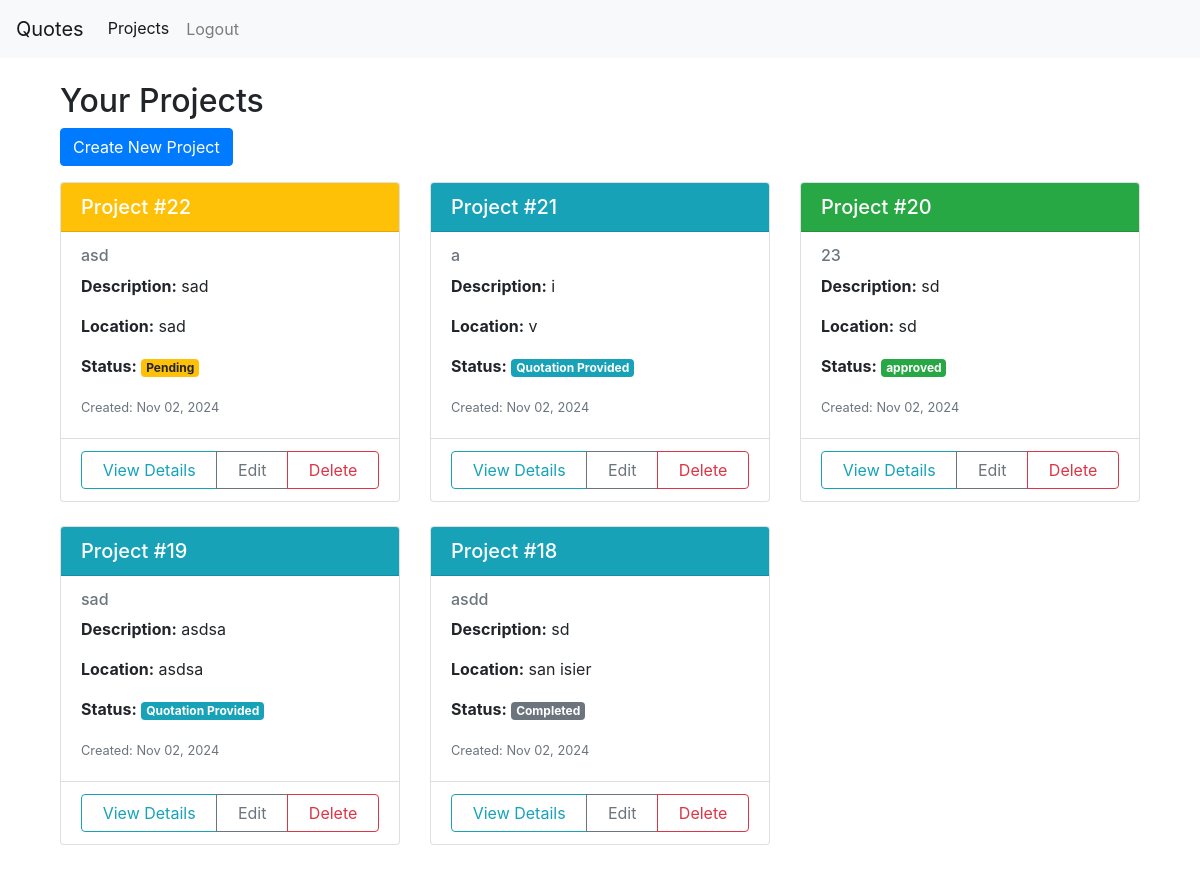
Before: /quotes/projects/ (signed in) with the older database file.
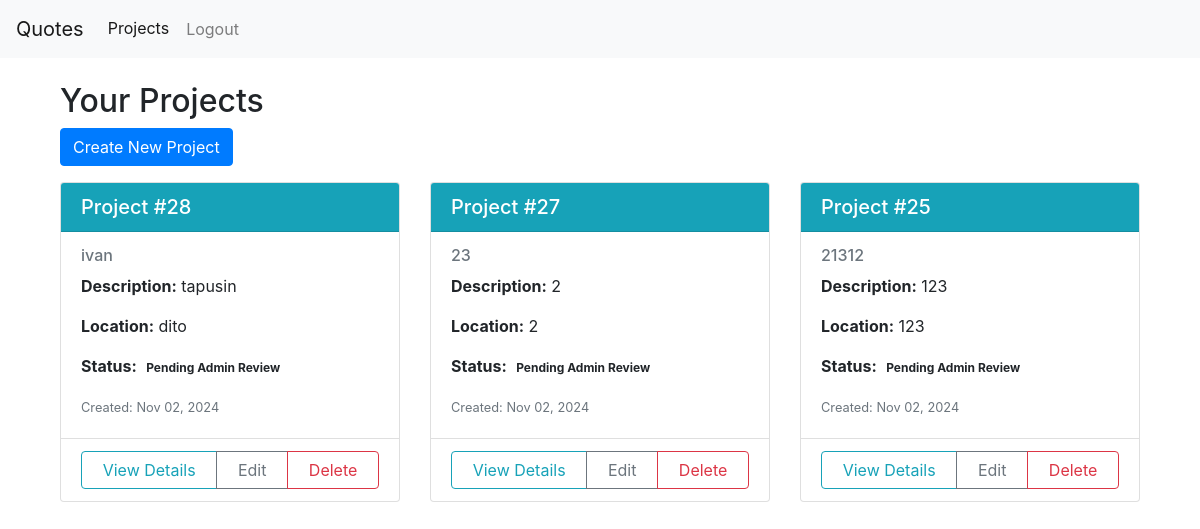
After: the same page with the newer database file.
### quotes/models.py (models this page shows, shortened)
class Project(models.Model):
    STATUS_CHOICES = (
        ('pending', 'Pending'),
        ('pending_review', 'Pending Admin Review'),
        ('quoted', 'Quotation Provided'),
        ('approved_admin', 'Approved by Admin'),
        ('approved_customer', 'Approved by Customer'),
        ('declined_admin', 'Declined by Admin'),
        ('declined_customer', 'Declined by Customer'),
        ('completed', 'Completed'),
        ('pending_admin_review', 'Pending Admin Review'),
    )
    PROJECT_TYPES = (
        ('framing', 'Framing'),
        ('window_and_door_installation', 'Window and Door Installation'),
        ('electrical', 'Electrical'),
        ('plumbing', 'Plumbing'),
    )
    PROJECT_ELEMENTS = (
        ('exterior_wall_framing', 'Exterior Wall Framing'),
        ('roof_framing', 'Roof Framing'),
        ('door_framing', 'Door Framing'),
        ('barn_door', 'Barn Door'),
        ('sliding_door', 'Sliding Door'),
        ('light_switches', 'Light Switches'),
        ('main_panel', 'Main Panel'),
        ('shower_fixture', 'Shower Fixture'),
        ('toilet_installation', 'Toilet Installation')
    )
    user = models.ForeignKey(User, on_delete=models.CASCADE)
    title = models.CharField(max_length=200)
    description = models.TextField(blank=True)
    location = models.CharField(max_length=200, blank=False)
    status = models.CharField(max_length=20, choices=STATUS_CHOICES, default='pending')
    project_type = models.CharField(max_length=100, choices=PROJECT_TYPES)
    area_size = models.DecimalField(max_digits=10, decimal_places=2, help_text="Area size in square meters")
    project_element = models.CharField(max_length=100, choices=PROJECT_ELEMENTS)
    created_at = models.DateTimeField(auto_now_add=True)
    updated_at = models.DateTimeField(auto_now=True)
    materials = models.ManyToManyField(Material, through='ProjectMaterial')
    admin_approved = models.BooleanField(default=False)
    customer_approved = models.BooleanField(default=False)
    total_cost = models.DecimalField(max_digits=10, decimal_places=2, null=True, blank=True)
    admin_notes = models.TextField(blank=True)
    completion_date = models.DateTimeField(null=True, blank=True)
    completion_notes = models.TextField(blank=True)
    class Meta:
        ordering = ['-created_at']

### quotes/views.py (the view)
# urls.py: path('', lambda request: redirect('project_list'), name='home'),  # Add this line
@login_required
def project_list(request):
    projects = Project.objects.filter(user=request.user).order_by('-created_at')  # Add ordering if desired
    context = {
        'projects': projects
    }
    return render(request, 'quotes/project_list.html', context)

### templates/quotes/project_list.html (shortened to what this page needs)
{% extends 'core/base.html' %}
{% block content %}
<div class="container mt-4">
    <h2>Your Projects</h2>
    <a href="{% url 'project_create' %}" class="btn btn-primary mb-3">Create New Project</a>
    <div class="row">
        {% for project in projects %}
        <div class="col-md-4 mb-4">
            <div class="card h-100">
                <div class="card-header {% if project.status == 'pending' %}bg-warning
                                      {% elif project.status == 'approved' %}bg-success
                                      {% elif project.status == 'declined' %}bg-danger
                                      {% else %}bg-info{% endif %} text-white">
                    <h5 class="card-title mb-0">
                        Project #{{ project.id }}
                    </h5>
                </div>
                <div class="card-body">
                    <h6 class="card-subtitle mb-2 text-muted">{{ project.title }}</h6>
                    <p class="card-text"><strong>Description:</strong> {{ project.description|truncatewords:30 }}</p>
                    <p class="card-text"><strong>Location:</strong> {{ project.location }}</p>
                    <p class="card-text">
                        <strong>Status:</strong>
                        <span class="badge {% if project.status == 'pending' %}badge-warning
                             {% elif project.status == 'quoted' %}badge-info
                             {% elif project.status == 'approved' %}badge-success
                             {% elif project.status == 'declined' %}badge-danger
                             {% elif project.status == 'completed' %}badge-secondary{% endif %}">
                            {{ project.get_status_display }}
                        </span>
                    </p>
                    <p class="card-text"><small class="text-muted">Created: {{ project.created_at|date:"M d, Y" }}</small></p>
                </div>
                <div class="card-footer bg-transparent">
                    <div class="btn-group w-100" role="group">
                        <a href="{% url 'project_detail' project.id %}" class="btn btn-outline-info">View Details</a>
                        <a href="{% url 'edit_project' project.id %}" class="btn btn-outline-secondary">Edit</a>
                        <a href="{% url 'delete_project' project.id %}" class="btn btn-outline-danger">Delete</a>
                    </div>
                </div>
            </div>
        </div>
        {% empty %}
        <div class="col-12">
            <div class="alert alert-info">
                No projects found. Create your first project!
            </div>
        </div>
        {% endfor %}
    </div>
</div>
{% endblock %}

Changed rows visible on the page:
removed Project: id "22", title "asd", description "sad", location "sad", status "Pending", created_at "Nov 02, 2024"
removed Project: id "21", title "a", description "i", location "v", status "Quotation Provided", created_at "Nov 02, 2024"
removed Project: id "20", title "23", description "sd", location "sd", status "approved", created_at "Nov 02, 2024"
removed Project: id "19", title "sad", description "asdsa", location "asdsa", status "Quotation Provided", created_at "Nov 02, 2024"
removed Project: id "18", title "asdd", description "sd", location "san isier", status "Completed", created_at "Nov 02, 2024"
added Project: id "28", title "ivan", description "tapusin", location "dito", status "Pending Admin Review", created_at "Nov 02, 2024"
added Project: id "27", title "23", description "2", location "2", status "Pending Admin Review", created_at "Nov 02, 2024"
added Project: id "25", title "21312", description "123", location "123", status "Pending Admin Review", created_at "Nov 02, 2024"
